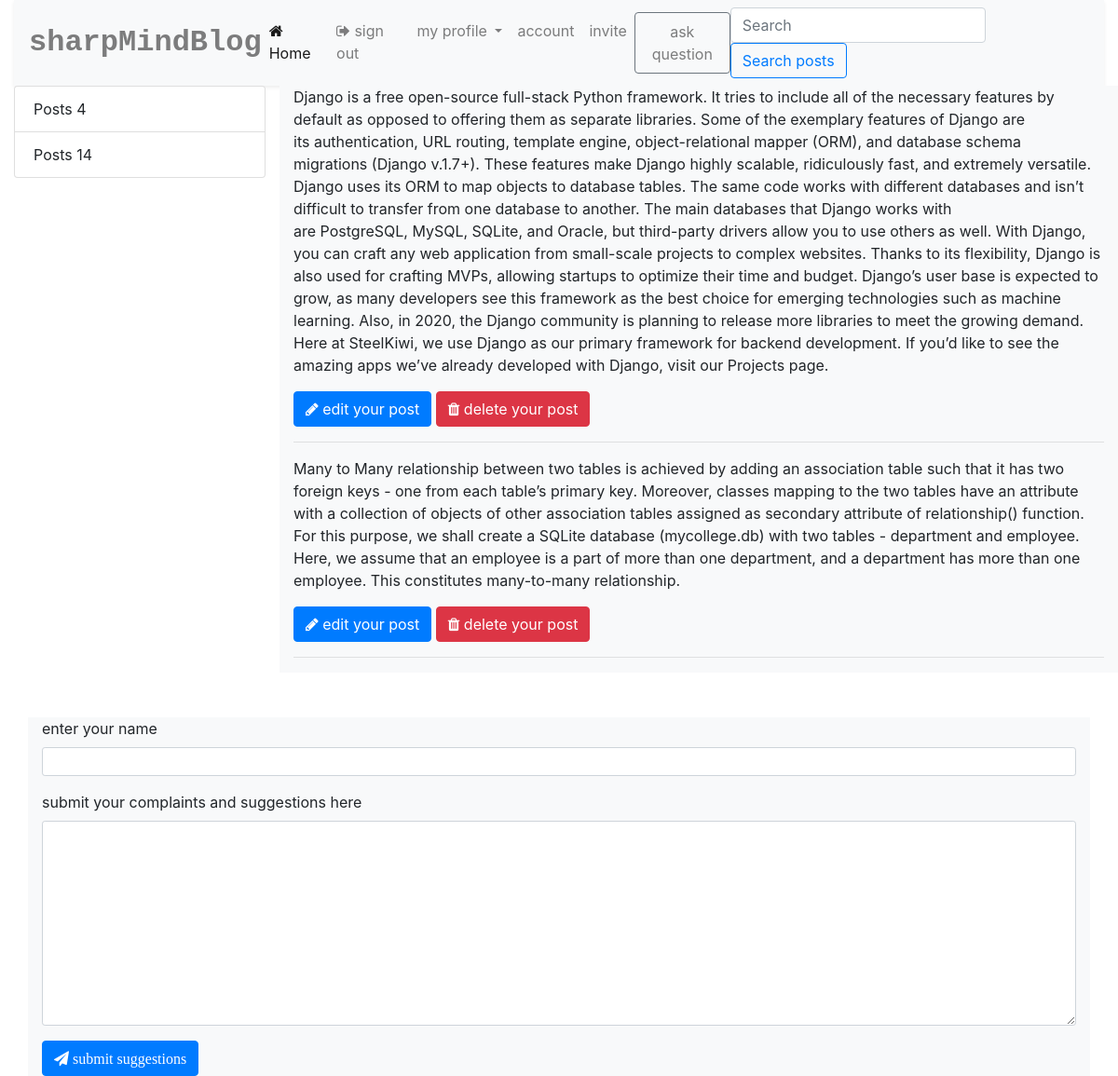
The app's page /all_post (signed in), older data.
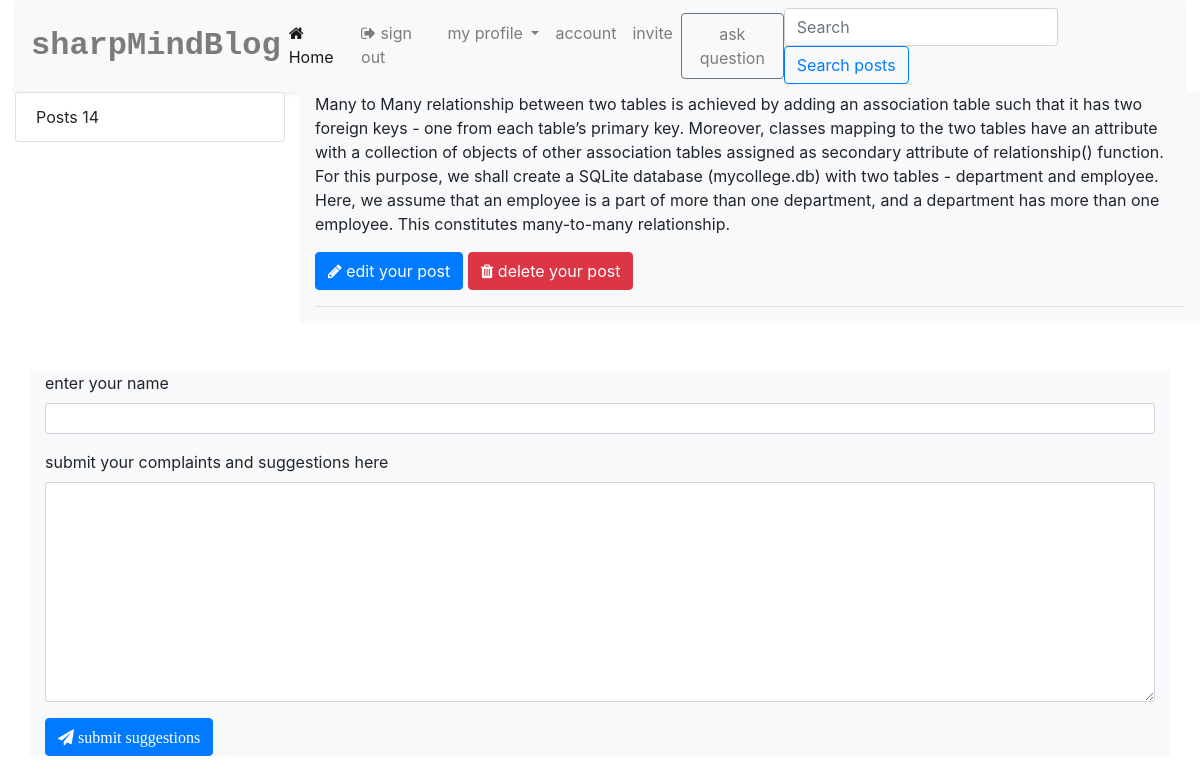
The same page, newer data.
### app.py (models this page shows, shortened)
class Posts(UserMixin, db.Model):
    id = db.Column(db.Integer, primary_key=True)
    title = db.Column(db.Text, nullable=False)
    post = db.Column(db.Text, nullable=False)
    date = db.Column(db.String(200), default=datetime.today().date)
    upvote = db.Column(db.Integer, default=0)
    category = db.Column(db.String, nullable=False)
    user_id = db.Column(db.ForeignKey('user.id'))
    def __repr__(self):
        return 'Posts %s' % self.id

### app.py (the view)
@app.route('/all_post', methods=['GET', 'POST'])
def all_posts():
    if not 'username' in session:
        return redirect(url_for('login'))
    user = User.query.filter_by(name=session['username']).first()
    post = Posts.query.filter_by(user_id=user.id).all()
    count = Posts.query.filter_by(user_id=user.id).count()
    return render_template('edit.html', post=post, count=count, user=user)

### app.py (called while the page is built)
@app.before_request
def before_request():
    g.user = None
    if 'username' in session:
        g.user = session['username']

### templates/edit.html (shortened to what this page needs)
<!DOCTYPE html>
<html lang="eng">
<head>
    <link rel="stylesheet" href="https://cdnjs.cloudflare.com/ajax/libs/font-awesome/4.7.0/css/font-awesome.min.css">
    <link rel="stylesheet" href="{{url_for('static', filename='css/bootstrap.min.css')}}">
</head>
<body>
    <div class="container-fluid">
        <nav class="navbar navbar-expand-lg navbar-light bg-light shadow-sm">
            <a href="#" class="text text-black-50 font-weight-bold text-decoration-none" style="font-family: monospace; font-size: 2em;">sharpMindBlog</a>
            <div class="collapse navbar-collapse" id="navbarSupportedContent">
                <ul class="navbar-nav mr-auto">
                    <li class="nav-item active">
                        <a class="nav-link" href="{{url_for('home')}}"><span class="fa fa-home"></span> Home</a>
                    </li>
                    <li class="nav-item">
                        <a class="nav-link" href="{{url_for('logout')}}"><span class="fa fa-sign-out"></span> sign out</a>
                    </li>
                    <li class="nav-item dropdown">
                        <a class="nav-link dropdown-toggle" href="#" id="navbarDropdown" role="button" data-toggle="dropdown" aria-haspopup="true" aria-expanded="false">
                    my profile
                  </a>
                    </li>
                    <li class="nav-item">
                        <a class="nav-link" href="{{url_for('account')}}">account</a>
                    </li>
                    <li class="nav-item "><a style="cursor: pointer;" data-toggle="modal" data-target='#invite' class="nav-link">invite</a></li>
                    <li class="nav-item"><a style="cursor: pointer;" class="btn btn-outline-secondary nav-link" data-toggle="modal" data-target='#question'>ask question</a></li>
                </ul>
                <form class="form-inline my-2 my-lg-0" method="POST" action="{{url_for('search')}}">
                    <input class="form-control mr-sm-2" type="search" required placeholder="Search" aria-label="Search" name="name" autocomplete="off">
                    <button class="btn btn-outline-primary my-2 my-sm-0" type="submit">Search posts</button>
                </form>
            </div>
        </nav>
    </div>
    <div class="container-fluid">
        <div class="row">
            <div class="col-lg-3 col-md-3">
                <ul class="list-group">
                    {%for post in post%}
                    <li class="list-group-item">{{post}}</li>
                    {%endfor%}
                </ul>
            </div>
            <div class="col-lg-9 col-md-9 bg-light">
                 {%for post in post%}
                <p>{{post.post}}</p>
                <a href="{{url_for('edit', id=post.id)}}" class="btn btn-primary"><span class="fa fa-pencil"></span> edit your post</a>
                <span><a href="{{url_for('delete', id=post.id)}}" class="btn btn-danger"><span class="fa fa-trash"></span> delete your post</a>
                </span>
                <hr> {%endfor%}
            </div>
        </div>
    </div>
    <div class="container bg-light mt-lg-5">
        <div class="form-group">
            <label for="name">enter your name</label>
            <input type="text" id="name" class="form-control form-control-sm" autocomplete="off" />
        </div>
        <div class="form-group">
            <label for="complaint"> submit your complaints and suggestions here</label>
            <textarea name="complaint" class="form-control form-control-sm" id="message" cols="50" rows="10">
            </textarea>
        </div>
        <button class="btn btn-primary" onclick="submit()"><span class="fa fa-paper-plane"> submit suggestions</span></button>
    </div>
</body>
</html>

Row changes from the older to the newer data that the page shows:
removed Posts: id "Posts 4", post "Django is a free open-source full-stack Python framework. It tries to include all of the necessary features by default as opposed to offering them as separate libraries. Some of the exemplary features of Django are its authentication, URL routing, template engine, object-relational mapper (ORM), and database schema migrations (Django v.1.7+). These features make Django highly scalable, ridiculously fast, and extremely versatile. Django uses its ORM to map objects to database tables. The same code works with different databases and isn’t difficult to transfer from one database to another. The main databases that Django works with are PostgreSQL, MySQL, SQLite, and Oracle, but third-party…"
